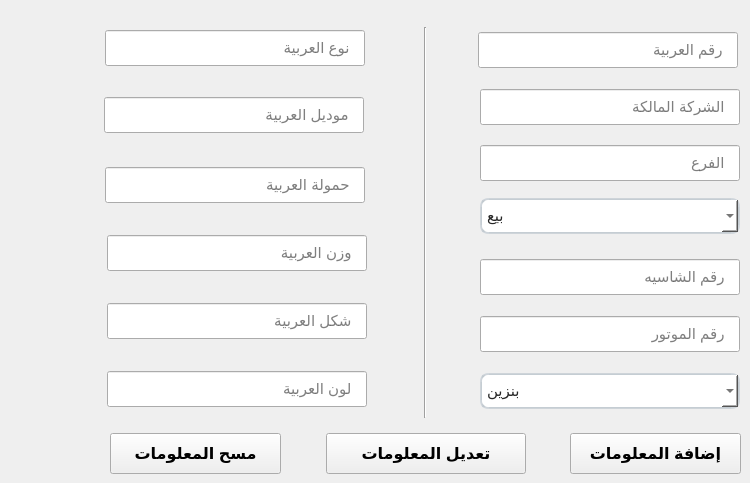
    <widget class="QWidget" name="tab">
     <attribute name="title">
      <string>العربيات</string>
     </attribute>
     <widget class="QLineEdit" name="lineEdit_9">
      <property name="geometry">
       <rect>
        <x>105</x>
        <y>167</y>
        <width>260</width>
        <height>36</height>
       </rect>
      </property>
      <property name="font">
       <font>
        <pointsize>11</pointsize>
       </font>
      </property>
      <property name="locale">
       <locale language="Arabic" country="Egypt"/>
      </property>
      <property name="alignment">
       <set>Qt::AlignLeading|Qt::AlignLeft|Qt::AlignVCenter</set>
      </property>
      <property name="placeholderText">
       <string>   حمولة العربية</string>
      </property>
     </widget>
     <widget class="QLineEdit" name="lineEdit_8">
      <property name="geometry">
       <rect>
        <x>104</x>
        <y>97</y>
        <width>260</width>
        <height>36</height>
       </rect>
      </property>
      <property name="font">
       <font>
        <pointsize>11</pointsize>
       </font>
      </property>
      <property name="locale">
       <locale language="Arabic" country="Egypt"/>
      </property>
      <property name="alignment">
       <set>Qt::AlignLeading|Qt::AlignLeft|Qt::AlignVCenter</set>
      </property>
      <property name="placeholderText">
       <string>   موديل العربية</string>
      </property>
     </widget>
     <widget class="QLineEdit" name="lineEdit_5">
      <property name="geometry">
       <rect>
        <x>480</x>
        <y>259</y>
        <width>260</width>
        <height>36</height>
       </rect>
      </property>
      <property name="font">
       <font>
        <pointsize>11</pointsize>
       </font>
      </property>
      <property name="locale">
       <locale language="Arabic" country="Egypt"/>
      </property>
      <property name="alignment">
       <set>Qt::AlignLeading|Qt::AlignLeft|Qt::AlignVCenter</set>
      </property>
      <property name="placeholderText">
       <string>   رقم الشاسيه</string>
      </property>
     </widget>
     <widget class="QLineEdit" name="lineEdit_3">
      <property name="geometry">
       <rect>
        <x>480</x>
        <y>145</y>
        <width>260</width>
        <height>36</height>
       </rect>
      </property>
      <property name="font">
       <font>
        <pointsize>11</pointsize>
       </font>
      </property>
      <property name="locale">
       <locale language="Arabic" country="Egypt"/>
      </property>
      <property name="alignment">
       <set>Qt::AlignLeading|Qt::AlignLeft|Qt::AlignVCenter</set>
      </property>
      <property name="placeholderText">
       <string>   الفرع</string>
      </property>
     </widget>
     <widget class="QLineEdit" name="lineEdit">
      <property name="geometry">
       <rect>
        <x>478</x>
        <y>32</y>
        <width>260</width>
        <height>36</height>
       </rect>
      </property>
      <property name="font">
       <font>
        <pointsize>11</pointsize>
       </font>
      </property>
      <property name="locale">
       <locale language="Arabic" country="Egypt"/>
      </property>
      <property name="alignment">
       <set>Qt::AlignLeading|Qt::AlignLeft|Qt::AlignVCenter</set>
      </property>
      <property name="placeholderText">
       <string>   رقم العربية</string>
      </property>
     </widget>
     <widget class="QLineEdit" name="lineEdit_11">
      <property name="geometry">
       <rect>
        <x>107</x>
        <y>303</y>
        <width>260</width>
        <height>36</height>
       </rect>
      </property>
      <property name="font">
       <font>
        <pointsize>11</pointsize>
       </font>
      </property>
      <property name="locale">
       <locale language="Arabic" country="Egypt"/>
      </property>
      <property name="alignment">
       <set>Qt::AlignLeading|Qt::AlignLeft|Qt::AlignVCenter</set>
      </property>
      <property name="placeholderText">
       <string>   شكل العربية</string>
      </property>
     </widget>
     <widget class="QLineEdit" name="lineEdit_12">
      <property name="geometry">
       <rect>
        <x>107</x>
        <y>371</y>
        <width>260</width>
        <height>36</height>
       </rect>
      </property>
      <property name="font">
       <font>
        <pointsize>11</pointsize>
       </font>
      </property>
      <property name="locale">
       <locale language="Arabic" country="Egypt"/>
      </property>
      <property name="alignment">
       <set>Qt::AlignLeading|Qt::AlignLeft|Qt::AlignVCenter</set>
      </property>
      <property name="placeholderText">
       <string>   لون العربية</string>
      </property>
     </widget>
     <widget class="QLineEdit" name="lineEdit_10">
      <property name="geometry">
       <rect>
        <x>107</x>
        <y>235</y>
        <width>260</width>
        <height>36</height>
       </rect>
      </property>
      <property name="font">
       <font>
        <pointsize>11</pointsize>
       </font>
      </property>
      <property name="locale">
       <locale language="Arabic" country="Egypt"/>
      </property>
      <property name="alignment">
       <set>Qt::AlignLeading|Qt::AlignLeft|Qt::AlignVCenter</set>
      </property>
      <property name="placeholderText">
       <string>   وزن العربية</string>
      </property>
     </widget>
     <widget class="QLineEdit" name="lineEdit_7">
      <property name="geometry">
       <rect>
        <x>105</x>
        <y>30</y>
        <width>260</width>
        <height>36</height>
       </rect>
      </property>
      <property name="font">
       <font>
        <pointsize>11</pointsize>
       </font>
      </property>
      <property name="locale">
       <locale language="Arabic" country="Egypt"/>
      </property>
      <property name="alignment">
       <set>Qt::AlignLeading|Qt::AlignLeft|Qt::AlignVCenter</set>
      </property>
      <property name="placeholderText">
       <string>   نوع العربية</string>
      </property>
     </widget>
     <widget class="QLineEdit" name="lineEdit_2">
      <property name="geometry">
       <rect>
        <x>480</x>
        <y>89</y>
        <width>260</width>
        <height>36</height>
       </rect>
      </property>
      <property name="font">
       <font>
        <pointsize>11</pointsize>
       </font>
      </property>
      <property name="locale">
       <locale language="Arabic" country="Egypt"/>
      </property>
      <property name="alignment">
       <set>Qt::AlignLeading|Qt::AlignLeft|Qt::AlignVCenter</set>
      </property>
      <property name="placeholderText">
       <string>   الشركة المالكة</string>
      </property>
     </widget>
     <widget class="QLineEdit" name="lineEdit_6">
      <property name="geometry">
       <rect>
        <x>480</x>
        <y>316</y>
        <width>260</width>
        <height>36</height>
       </rect>
      </property>
      <property name="font">
       <font>
        <pointsize>11</pointsize>
       </font>
      </property>
      <property name="locale">
       <locale language="Arabic" country="Egypt"/>
      </property>
      <property name="alignment">
       <set>Qt::AlignLeading|Qt::AlignLeft|Qt::AlignVCenter</set>
      </property>
      <property name="placeholderText">
       <string>   رقم الموتور</string>
      </property>
     </widget>
     <widget class="Line" name="line">
      <property name="geometry">
       <rect>
        <x>415</x>
        <y>27</y>
        <width>20</width>
        <height>391</height>
       </rect>
      </property>
      <property name="orientation">
       <enum>Qt::Vertical</enum>
      </property>
     </widget>
     <widget class="QPushButton" name="pushButton">
      <property name="geometry">
       <rect>
        <x>570</x>
        <y>433</y>
        <width>171</width>
        <height>41</height>
       </rect>
      </property>
      <property name="font">
       <font>
        <pointsize>12</pointsize>
        <weight>75</weight>
        <bold>true</bold>
       </font>
      </property>
      <property name="text">
       <string>إضافة المعلومات</string>
      </property>
     </widget>
     <widget class="QPushButton" name="pushButton_2">
      <property name="geometry">
       <rect>
        <x>326</x>
        <y>433</y>
        <width>200</width>
        <height>41</height>
       </rect>
      </property>
      <property name="font">
       <font>
        <pointsize>12</pointsize>
        <weight>75</weight>
        <bold>true</bold>
       </font>
      </property>
      <property name="text">
       <string>تعديل المعلومات</string>
      </property>
     </widget>
     <widget class="QPushButton" name="pushButton_3">
      <property name="geometry">
       <rect>
        <x>110</x>
        <y>433</y>
        <width>171</width>
        <height>41</height>
       </rect>
      </property>
      <property name="font">
       <font>
        <pointsize>12</pointsize>
        <weight>75</weight>
        <bold>true</bold>
       </font>
      </property>
      <property name="text">
       <string>مسح المعلومات</string>
      </property>
     </widget>
     <widget class="QComboBox" name="comboBox">
      <property name="geometry">
       <rect>
        <x>480</x>
        <y>198</y>
        <width>260</width>
        <height>36</height>
       </rect>
      </property>
      <property name="font">
       <font>
        <pointsize>11</pointsize>
       </font>
      </property>
      <property name="cursor">
       <cursorShape>PointingHandCursor</cursorShape>
      </property>
      <property name="toolTip">
       <string>نوع الخدمة</string>
      </property>
      <property name="styleSheet">
       <string notr="true">QComboBox, QFontComboBox {
    border-width: 2px;
    border-radius: 8px;
    border-style: solid;
    border-top-color: qlineargradient(spread:pad, x1:0.5, y1:1, x2:0.5, y2:0, stop:0 #c1c9cf, stop:1 #d2d8dd);
    border-right-color: qlineargradient(spread:pad, x1:0, y1:0, x2:1, y2:0, stop:0 #c1c9cf, stop:1 #d2d8dd);
    border-bottom-color: qlineargradient(spread:pad, x1:0.5, y1:0, x2:0.5, y2:1, stop:0 #c1c9cf, stop:1 #d2d8dd);
    border-left-color: qlineargradient(spread:pad, x1:1, y1:0, x2:0, y2:0, stop:0 #c1c9cf, stop:1 #d2d8dd);
    background-color: #f4f4f4;
    color: #272727;
    padding-left: 5px;
}
QComboBox:editable, QComboBox:!editable, QComboBox::drop-down:editable, QComboBox:!editable:on, QComboBox::drop-down:editable:on {
    background: #ffffff;
}

QComboBox QAbstractItemView {
    border: 1px solid darkgray;
    border-radius: 8px;
    selection-background-color: #dadada;
    selection-color: #272727;
    color: #272727;
    background: white;
}</string>
      </property>
      <item>
       <property name="text">
        <string>بيع</string>
       </property>
      </item>
      <item>
       <property name="text">
        <string>ملاكي</string>
       </property>
      </item>
      <item>
       <property name="text">
        <string>خدمة مصنع</string>
       </property>
      </item>
     </widget>
     <widget class="QComboBox" name="comboBox_2">
      <property name="geometry">
       <rect>
        <x>480</x>
        <y>373</y>
        <width>260</width>
        <height>36</height>
       </rect>
      </property>
      <property name="font">
       <font>
        <pointsize>11</pointsize>
       </font>
      </property>
      <property name="cursor">
       <cursorShape>PointingHandCursor</cursorShape>
      </property>
      <property name="toolTip">
       <string>نوع الوقود</string>
      </property>
      <property name="styleSheet">
       <string notr="true">QComboBox, QFontComboBox {
    border-width: 2px;
    border-radius: 8px;
    border-style: solid;
    border-top-color: qlineargradient(spread:pad, x1:0.5, y1:1, x2:0.5, y2:0, stop:0 #c1c9cf, stop:1 #d2d8dd);
    border-right-color: qlineargradient(spread:pad, x1:0, y1:0, x2:1, y2:0, stop:0 #c1c9cf, stop:1 #d2d8dd);
    border-bottom-color: qlineargradient(spread:pad, x1:0.5, y1:0, x2:0.5, y2:1, stop:0 #c1c9cf, stop:1 #d2d8dd);
    border-left-color: qlineargradient(spread:pad, x1:1, y1:0, x2:0, y2:0, stop:0 #c1c9cf, stop:1 #d2d8dd);
    background-color: #f4f4f4;
    color: #272727;
    padding-left: 5px;
}
QComboBox:editable, QComboBox:!editable, QComboBox::drop-down:editable, QComboBox:!editable:on, QComboBox::drop-down:editable:on {
    background: #ffffff;
}

QComboBox QAbstractItemView {
    border: 1px solid darkgray;
    border-radius: 8px;
    selection-background-color: #dadada;
    selection-color: #272727;
    color: #272727;
    background: white;
}</string>
      </property>
      <item>
       <property name="text">
        <string>بنزين</string>
       </property>
      </item>
      <item>
       <property name="text">
        <string>سولار</string>
       </property>
      </item>
     </widget>
    </widget>
